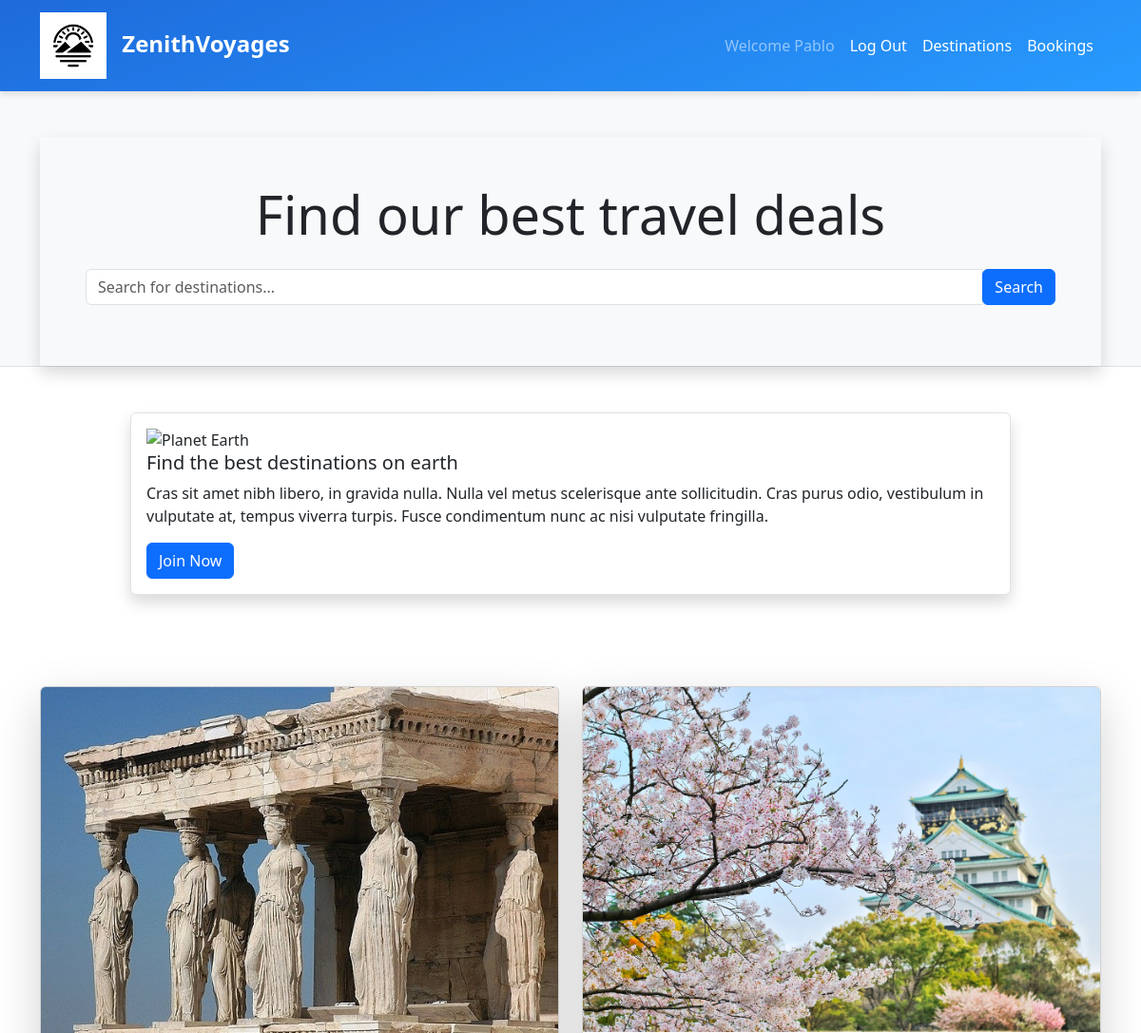
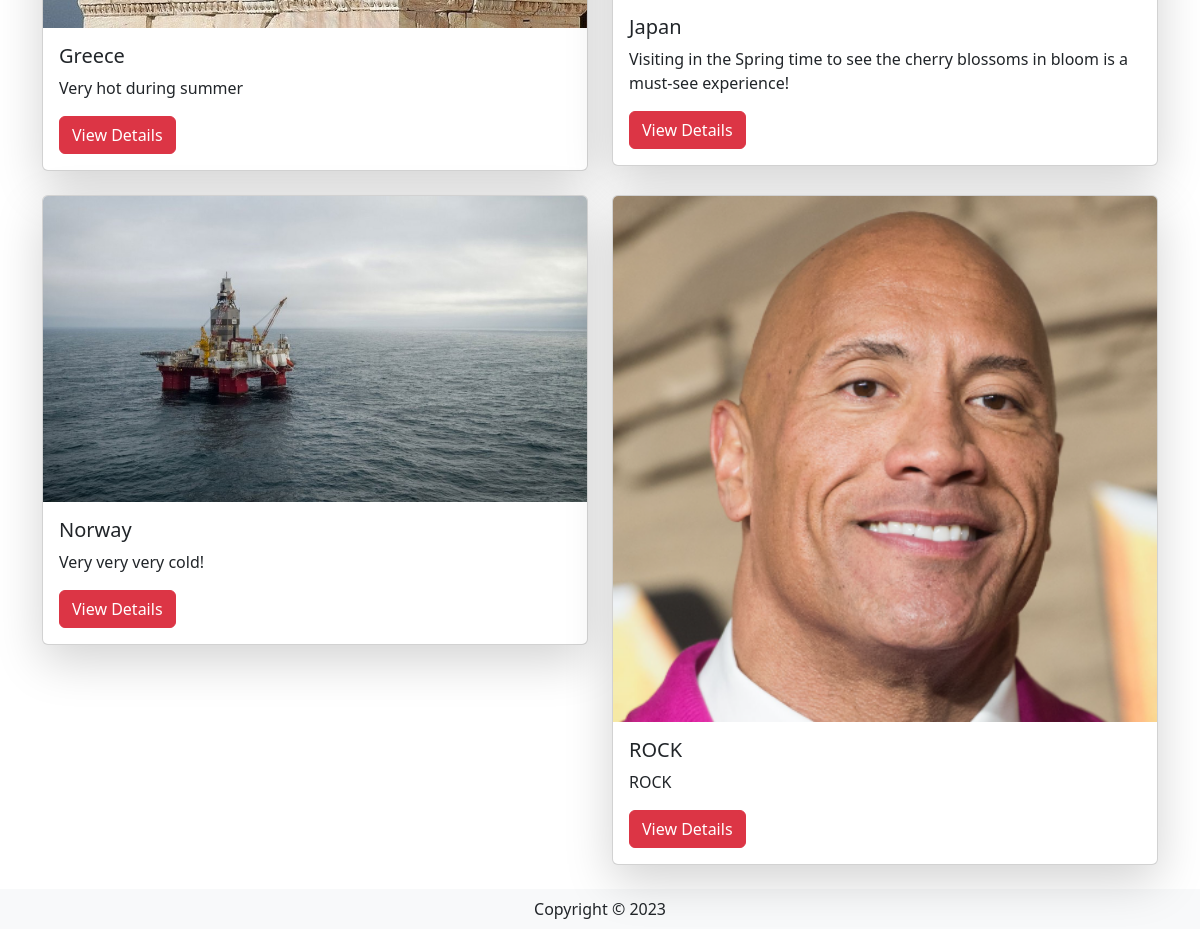
The page / (signed in) on the database its author committed (2 pictures, top to bottom).
### travel/models.py (models this page shows, shortened)
class User(db.Model, UserMixin):
    __tablename__ = 'users' # good practice to specify table name
    id = db.Column(db.Integer, primary_key=True)
    name = db.Column(db.String(100), index=True, unique=True, nullable=False)
    emailid = db.Column(db.String(100), index=True, nullable=False)
    password_hash = db.Column(db.String(255), nullable=False)
    comments = db.relationship('Comment', backref='user')

class Destination(db.Model):
    __tablename__ = 'destinations'
    id = db.Column(db.Integer, primary_key=True)
    name = db.Column(db.String(80))
    description = db.Column(db.String(200))
    image = db.Column(db.String(400))
    currency = db.Column(db.String(3))
    comments = db.relationship('Comment', backref='destination')

### travel/views.py (the view)
@mainbp.route('/')
def index():
    destinations = db.session.scalars(db.select(Destination)).all()
    return render_template('index.html', destinations=destinations)

### travel/templates/index.html
{% extends 'base.html' %}
{% block header %}
<div class="container mt-5">
    <div class="jumbotron bg-light shadow p-5">
        <h1 class="display-4 text-center">Find our best travel deals</h1>
        <form action="{{url_for('main.search')}}" class="mt-4 mb-3">
            <div class="input-group">
                <input type="text" name="search" class="form-control" id="SearchForm" placeholder="Search for destinations...">
                <div class="input-group-append">
                    <button type="submit" class="btn btn-primary">Search</button>
                </div>
            </div>
        </form>
    </div>
</div>
{% endblock %}
{% block content %}
<div class="container mt-5">
    <div class="row justify-content-center">
        <div class="col-md-10 mb-5">
            <div class="media bg-white border p-3 rounded shadow">
                <img src="https://upload.wikimedia.org/wikipedia/commons/thumb/2/22/Earth_Western_Hemisphere_transparent_background.png/600px-Earth_Western_Hemisphere_transparent_background.png" alt="Planet Earth" class="mr-3" style="max-width:120px">
                <div class="media-body">
                    <h5>Find the best destinations on earth</h5>
                    <p class="d-none d-sm-block">Cras sit amet nibh libero, in gravida nulla. Nulla vel metus scelerisque ante sollicitudin. Cras purus odio, vestibulum in vulputate at, tempus viverra turpis. Fusce condimentum nunc ac nisi vulputate fringilla.</p>
                    <a href="#" class="btn btn-primary">Join Now</a>
                </div>
            </div>
        </div>
    </div>
    <div class="row mt-5">
      {% for destination in destinations %}
      <div class="col-lg-6 mb-4">
          <div class="card shadow-lg">
              <img src="{{ destination.image }}" alt="destination picture" class="card-img-top">
              <div class="card-body">
                  <h5 class="card-title">{{ destination.name }}</h5>
                  <p class="card-text">{{ destination.description }}</p>
                  <a href="{{ url_for('destination.show', id=destination.id) }}" class="btn btn-danger">View Details</a>
              </div>
          </div>
      </div>
      {% endfor %}
  </div>
</div>
{% endblock %}

### travel/templates/base.html (shortened to what this page needs)
<html>
<head>
   <link href="https://cdn.jsdelivr.net/npm/bootstrap@5.3.2/dist/css/bootstrap.min.css" rel="stylesheet">
</head>
<body>
   <header class="bg-light border-bottom">
      <nav class="navbar navbar-expand-lg">
         <div class="container">
             <a href="/" class="navbar-brand"><img src="/static/image/logo.png" alt="ZenithVoyages Logo">
               ZenithVoyages
           </a>
             <div class="collapse navbar-collapse justify-content-end" id="navbarSupportedContent">
                 <div class="navbar-nav ml-auto">
                     {% if current_user.is_authenticated %}
                         <a class="nav-item nav-link disabled" href="#">Welcome {{current_user.name}}</a>
                         <a class="nav-item nav-link" href="{{ url_for('auth.logout') }}">Log Out</a>
                     {% else %}
                         <a class="nav-item nav-link" href="{{ url_for('auth.register') }}">Register</a>
                         <a class="nav-item nav-link" href="{{ url_for('auth.login') }}">Log In</a>
                     {% endif %}
                     <a class="nav-item nav-link" href="{{ url_for('destination.create') }}">Destinations</a>
                     <a class="nav-item nav-link" href="#">Bookings</a>
                 </div>
             </div>
         </div>
     </nav>
      {% block header %}
      {% endblock %}
   </header>
   {% block content %}
   {% endblock %}
    <footer class="footer">
        <div class="text-center py-2 bg-light">
            <span class="text-dark">Copyright &copy; {{ year }}</span>
        </div>
    </footer>
   </body>
</html>

### travel/templates/base.html (style rules this page uses)
.navbar { background: linear-gradient(160deg, #1e6adb 0%, #289bff 100%); box-shadow: 0 4px 6px rgba(0, 0, 0, 0.1); }
.navbar-brand { font-size: 1.5rem; font-weight: bold; color: white !important; }
.navbar-nav .nav-link { color: white !important; transition: color 0.3s ease; }
.navbar-nav .nav-link.disabled { color: rgba(255, 255, 255, 0.5) !important; }
.navbar-brand img { height: 70px; width: auto; margin-right: 10px; }

### rows shown on the page
User: name "Pablo"
Destination: image (picture), name "Greece", description "Very hot during summer"
Destination: image (picture), name "Japan", description "Visiting in the Spring time to see the cherry blossoms in bloom is a must-see experience!"
Destination: image (picture), name "Norway", description "Very very very cold!"
Destination: image (picture), name "ROCK", description "ROCK"
